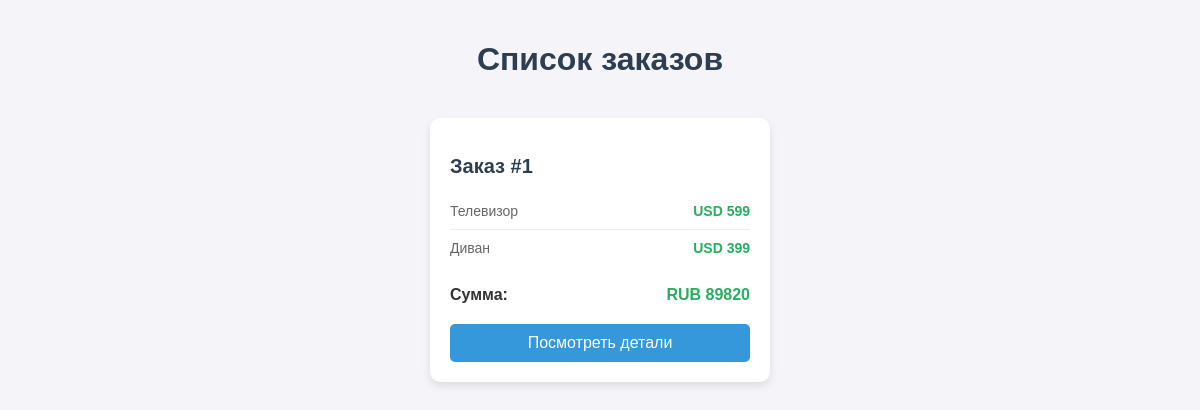
/orders/, run on an earlier commit of the app's database.
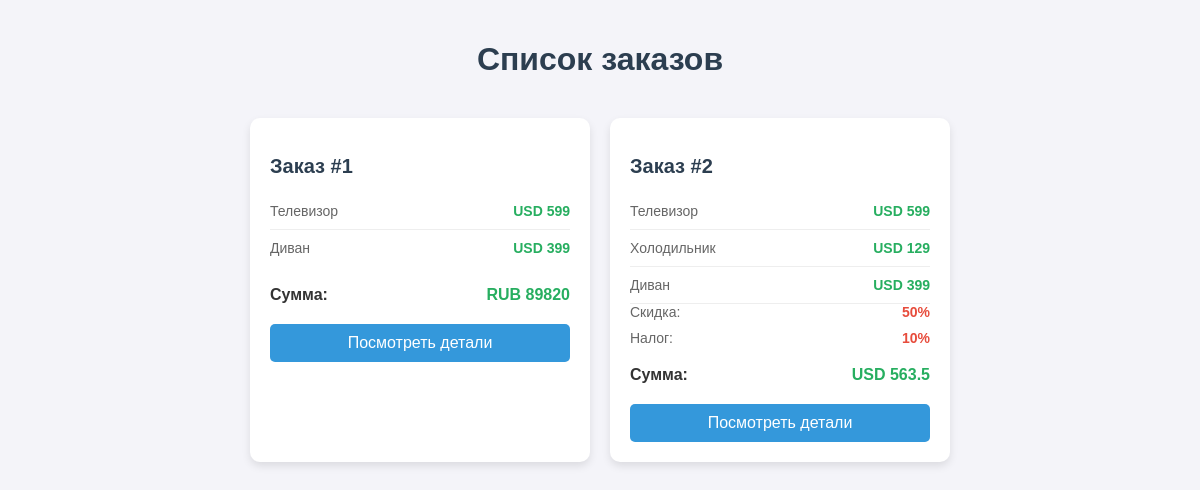
And on a later commit of the database.
### items/models.py (models this page shows, shortened)
class Order(models.Model):
    items = models.ManyToManyField(Item)
    discount = models.ForeignKey(Discount, on_delete=models.SET_NULL, null=True, blank=True)
    tax = models.ForeignKey(Tax, on_delete=models.SET_NULL, null=True, blank=True)
    total_amount = models.DecimalField(max_digits=10, decimal_places=2, default=0)
    currency = models.CharField(max_length=3, choices=[('usd', 'USD'), ('rub', 'RUB')],default='rub')
    def convert_currency(self, amount, currency):
        if currency == self.currency:
            return amount
        if self.currency == 'rub' and currency == 'usd':
            return amount * 90
        elif self.currency == 'usd' and currency == 'rub':
            return amount / 90
    def calculate_total(self):
        total = 0
        for item in self.items.all():
            total += self.convert_currency(item.price, item.currency)
        if self.discount:
            total -= total * (self.discount.amount / 100)
        if self.tax and not self.tax.rate:
            total += total * (self.tax.rate / 100)
        self.total_amount = total
        self.save()
        return total

class Item(models.Model):
    CURRENCY_CHOISE = [
        ('usd', 'USD'),
        ('rub', 'RUB')
    ]
    name = models.CharField(max_length=100)
    description = models.CharField(max_length=100)
    price = models.IntegerField()
    currency = models.CharField(max_length=3, choices=CURRENCY_CHOISE, default='usd')

class Discount(models.Model):
    amount = models.IntegerField(help_text="Скидка в процентах")
    description = models.CharField(max_length=255)

class Tax(models.Model):
    rate = models.IntegerField(help_text="Налоговая ставка в прцоентах")
    description = models.CharField(max_length=255)

### items/views.py (the view)
# urls.py: path('orders/', views.orders_get, name='orders_list'),
def orders_get(request):
    orders = Order.objects.all()
    return render(request, 'orders_list.html', {
        'orders': orders,
    })

### items/templates/orders_list.html (shortened to what this page needs)
{% load static %}
<html lang="en">
<head>
    <link rel="stylesheet" href="{% static 'items/css/orders_style.css' %}">
</head>
<body>
    <div class="container">
        <h1>Список заказов</h1>
        <div class="orders-list">
            {% for order in orders %}
            <div class="order-card">
                <h2>Заказ #{{ order.id }}</h2>
                <ul class="items-list">
                    {% for item in order.items.all %}
                    <li class="item">
                        <span class="item-name">{{ item.name }}</span>
                        <span class="item-price">
                            {{ item.currency|upper }} {{ item.price }}
                        </span>
                    </li>
                    {% endfor %}
                    {% if order.discount %}
                    <div class="discount">
                        <span>Скидка:</span>
                        <span class="discount-amount">{{ order.discount.amount }}%</span>
                    </div>
                    {% endif %}
                    {% if order.tax %}
                    <div class="tax">
                        <span>Налог:</span>
                        <span class="tax-rate">{{ order.tax.rate }}%</span>
                    </div>
                    {% endif %}
                </ul>
                <div class="order-total">
                    <span>Сумма:</span>
                    <span class="total-price">{{ order.currency|upper }} {{ order.calculate_total }}</span>
                </div>
                <button class="pay-button" onclick="location.href='/orders/{{order.id}}/'">Посмотреть детали</button>
            </div>
            {% endfor %}
        </div>
    </div>
</body>
</html>

What changed in the data, as far as the page shows it:
added Order: id "2", discount.amount "50", tax.rate "10", currency "USD", calculate_total "563.5", Item (name "Телевизор", currency "USD", price "599"), Item (name "Диван", currency "USD", price "399")
now on this page (row unchanged): Item: name "Холодильник", currency "USD", price "129", shown under "2"
